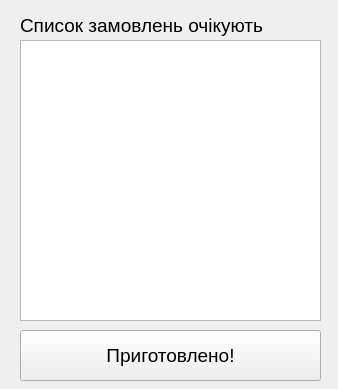
<?xml version="1.0" encoding="UTF-8"?>
<ui version="4.0">
 <class>cookWindow</class>
 <widget class="QWidget" name="cookWindow">
  <property name="geometry">
   <rect>
    <x>0</x>
    <y>0</y>
    <width>338</width>
    <height>389</height>
   </rect>
  </property>
  <property name="font">
   <font>
    <family>Segoe UI</family>
    <pointsize>14</pointsize>
   </font>
  </property>
  <property name="windowTitle">
   <string>Користувач</string>
  </property>
  <widget class="QLabel" name="label_4">
   <property name="geometry">
    <rect>
     <x>490</x>
     <y>20</y>
     <width>31</width>
     <height>31</height>
    </rect>
   </property>
   <property name="styleSheet">
    <string notr="true">background-image:url(cart.png)</string>
   </property>
   <property name="text">
    <string/>
   </property>
  </widget>
  <widget class="QListWidget" name="ordersList">
   <property name="geometry">
    <rect>
     <x>20</x>
     <y>40</y>
     <width>301</width>
     <height>281</height>
    </rect>
   </property>
  </widget>
  <widget class="QLabel" name="label_5">
   <property name="geometry">
    <rect>
     <x>20</x>
     <y>10</y>
     <width>301</width>
     <height>31</height>
    </rect>
   </property>
   <property name="text">
    <string>Список замовлень очікують</string>
   </property>
  </widget>
  <widget class="QPushButton" name="sendToKitchenButton">
   <property name="geometry">
    <rect>
     <x>20</x>
     <y>330</y>
     <width>301</width>
     <height>51</height>
    </rect>
   </property>
   <property name="text">
    <string>Приготовлено!</string>
   </property>
  </widget>
 </widget>
 <resources/>
 <connections/>
</ui>
